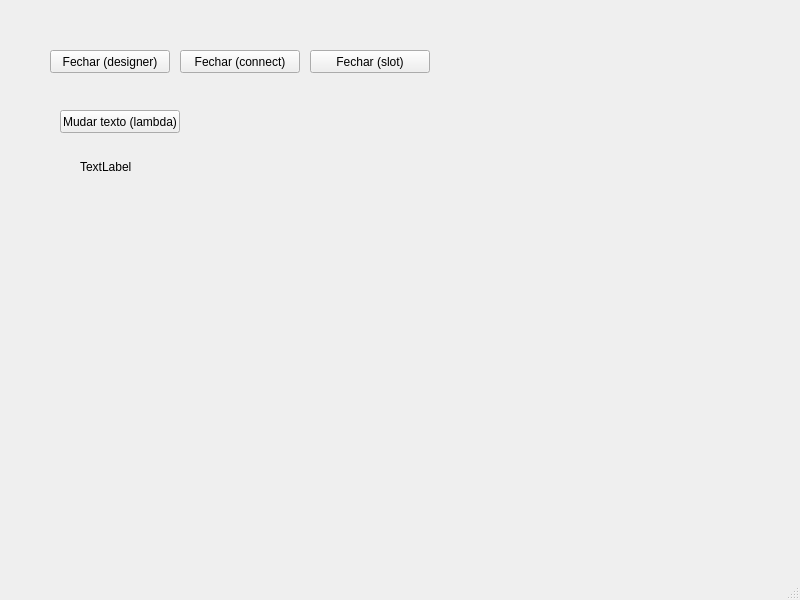
<?xml version="1.0" encoding="UTF-8"?>
<!-- Reconstruído em 2026 a partir do ui_mainwindow.h gerado na pasta build (o .ui original foi perdido).
     Os textos e larguras dos botões foram ampliados para indicar qual forma de conexão cada um usa. -->
<ui version="4.0">
 <class>MainWindow</class>
 <widget class="QMainWindow" name="MainWindow">
  <property name="geometry">
   <rect>
    <x>0</x>
    <y>0</y>
    <width>800</width>
    <height>600</height>
   </rect>
  </property>
  <property name="windowTitle">
   <string>MainWindow</string>
  </property>
  <widget class="QWidget" name="centralwidget">
   <widget class="QPushButton" name="pushButton">
    <property name="geometry">
     <rect>
      <x>50</x>
      <y>50</y>
      <width>120</width>
      <height>23</height>
     </rect>
    </property>
    <property name="text">
     <string>Fechar (designer)</string>
    </property>
   </widget>
   <widget class="QPushButton" name="pushButton_2">
    <property name="geometry">
     <rect>
      <x>180</x>
      <y>50</y>
      <width>120</width>
      <height>23</height>
     </rect>
    </property>
    <property name="text">
     <string>Fechar (connect)</string>
    </property>
   </widget>
   <widget class="QPushButton" name="pushButton_3">
    <property name="geometry">
     <rect>
      <x>310</x>
      <y>50</y>
      <width>120</width>
      <height>23</height>
     </rect>
    </property>
    <property name="text">
     <string>Fechar (slot)</string>
    </property>
   </widget>
   <widget class="QLabel" name="label">
    <property name="geometry">
     <rect>
      <x>80</x>
      <y>160</y>
      <width>300</width>
      <height>13</height>
     </rect>
    </property>
    <property name="text">
     <string>TextLabel</string>
    </property>
   </widget>
   <widget class="QPushButton" name="pushButton_4">
    <property name="geometry">
     <rect>
      <x>60</x>
      <y>110</y>
      <width>120</width>
      <height>23</height>
     </rect>
    </property>
    <property name="text">
     <string>Mudar texto (lambda)</string>
    </property>
   </widget>
  </widget>
  <widget class="QMenuBar" name="menubar">
   <property name="geometry">
    <rect>
     <x>0</x>
     <y>0</y>
     <width>800</width>
     <height>21</height>
    </rect>
   </property>
  </widget>
  <widget class="QStatusBar" name="statusbar"/>
 </widget>
 <resources/>
 <connections>
  <connection>
   <sender>pushButton</sender>
   <signal>clicked()</signal>
   <receiver>MainWindow</receiver>
   <slot>close()</slot>
   <hints>
    <hint type="sourcelabel">
     <x>110</x>
     <y>82</y>
    </hint>
    <hint type="destinationlabel">
     <x>399</x>
     <y>299</y>
    </hint>
   </hints>
  </connection>
 </connections>
</ui>
